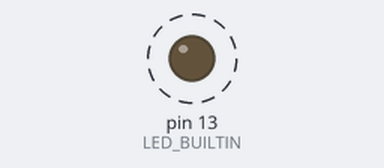
The sketch below on a simulated Teensy 4. Shown: output pins drawn as LEDs (lit = HIGH). Dashed ring = blinking.

Above: at 0.2 s.
Timing chart, 0 to 3.0 s (numbered marks = the images above):
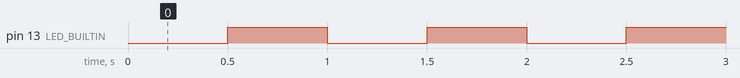

Measured:
- by itself, pin 13 (LED_BUILTIN): alternates HIGH for 0.50 s and LOW for 0.50 s

The sketch:

Blink.ino
```cpp
#include <Arduino.h>
#include <cstdint>

const auto interval_ms = uint32_t{500};
auto next_ms = uint32_t{0};
auto state = uint8_t{LOW};

uint8_t blink(uint8_t state) {
    digitalWrite(LED_BUILTIN, state);
    return (state == LOW) ? HIGH : LOW;
}

void setup() {
    pinMode(LED_BUILTIN, OUTPUT);
    next_ms = millis();
}

void loop() {
    if (millis() >= next_ms) {
        state = blink(state);
        next_ms += interval_ms;
    }
}
```
